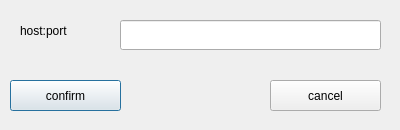
<?xml version="1.0" encoding="UTF-8"?>
<ui version="4.0">
 <class>Conn_Dialog</class>
 <widget class="QDialog" name="Conn_Dialog">
  <property name="geometry">
   <rect>
    <x>0</x>
    <y>0</y>
    <width>400</width>
    <height>130</height>
   </rect>
  </property>
  <property name="windowTitle">
   <string>Dialog</string>
  </property>
  <widget class="QLineEdit" name="lineEdit">
   <property name="geometry">
    <rect>
     <x>120</x>
     <y>20</y>
     <width>261</width>
     <height>30</height>
    </rect>
   </property>
  </widget>
  <widget class="QLabel" name="label">
   <property name="geometry">
    <rect>
     <x>20</x>
     <y>20</y>
     <width>85</width>
     <height>22</height>
    </rect>
   </property>
   <property name="text">
    <string>host:port</string>
   </property>
  </widget>
  <widget class="QPushButton" name="confirm">
   <property name="geometry">
    <rect>
     <x>10</x>
     <y>80</y>
     <width>111</width>
     <height>31</height>
    </rect>
   </property>
   <property name="text">
    <string>confirm</string>
   </property>
  </widget>
  <widget class="QPushButton" name="cancel">
   <property name="geometry">
    <rect>
     <x>270</x>
     <y>80</y>
     <width>111</width>
     <height>31</height>
    </rect>
   </property>
   <property name="text">
    <string>cancel</string>
   </property>
  </widget>
 </widget>
 <resources/>
 <connections/>
</ui>
